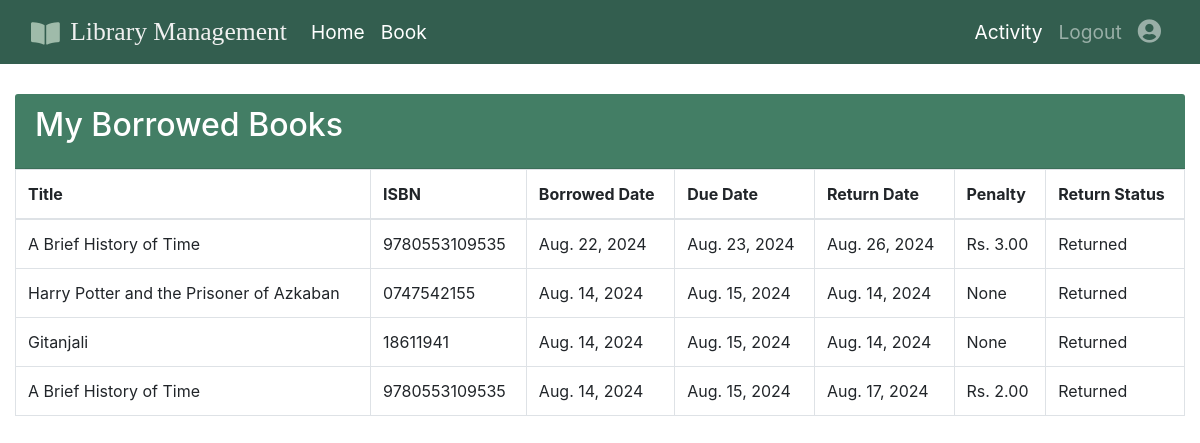
Screenshot of /library/activity/ (signed in) with the database file from the repository.
### libraryApp/models.py (models this page shows, shortened)
class BorrowedBook(models.Model):
    borrowed_date = models.DateField(auto_now_add=True)
    due_date = models.DateField()
    return_date = models.DateField(null=True, blank=True)
    return_status = models.BooleanField(default=False)
    book = models.ForeignKey(Book, on_delete=models.CASCADE, related_name='borrowed_by')
    user = models.ForeignKey(CustomUser, on_delete=models.CASCADE, related_name='borrowed_books')

class Book(models.Model):
    title = models.CharField(max_length=128)
    isbn = models.CharField(max_length=32, unique=True)
    publication_year = models.IntegerField()
    available_copies = models.IntegerField(validators = [MinValueValidator(1)])
    cover_image = models.ImageField(upload_to='book_images/', default='book_images/default_image.jpg', max_length=200)
    genres = models.ManyToManyField(Genre, related_name='genre_books')
    authors = models.ManyToManyField(Author, related_name='books')

class Penalty(models.Model):
    payment_status = models.CharField(max_length=10, choices=PaymentStatus.choices(), default=PaymentStatus.UNPAID)
    fine_amount = models.DecimalField(max_digits=10, decimal_places=2)
    payment_date = models.DateField(null=True, blank=True)
    borrowed_book = models.OneToOneField(BorrowedBook, on_delete=models.CASCADE, null=True)

### libraryApp/views.py (the view)
# urls.py: path('activity/', views.activity_page_view, name='activity_page'),
def activity_page_view(request):
    if request.user.role != 'user':
        raise PermissionDenied("You do not have permission to view user activity page.")
    user = request.user
    borrowed_books = BorrowedBook.objects.filter(user=user).order_by('-borrowed_date')
    paginator = Paginator(borrowed_books,7)
    page_number = request.GET.get('page')
    page_obj = paginator.get_page(page_number)
    return render(request, 'libraryApp/activity_page.html', {'page_obj':page_obj})

### libraryApp/templates/libraryApp/activity_page.html (shortened to what this page needs)
{% extends 'libraryApp/base.html' %}
{% block content %}
<div class="container-fluid mt-4" style="padding-top: 70px;">
    <div class="card-header" style="background-color:#437e65">
    <h2 class="card-title" style="color: white;">My Borrowed Books</h2>
    </div>
    <div class="table-responsive">
        <table class="table table-bordered table-hover" style="width: 100%;">
            <thead>
                <tr>
                    <th>Title</th>
                    <th>ISBN</th>
                    <th>Borrowed Date</th>
                    <th>Due Date</th>
                    <th>Return Date</th>
                    <th>Penalty</th>
                    <th>Return Status</th>
                </tr>
            </thead>
            <tbody>
                {% for borrowed_book in page_obj %}
                <tr>
                    <td>{{ borrowed_book.book.title }}</td>
                    <td>{{ borrowed_book.book.isbn }}</td>
                    <td>{{ borrowed_book.borrowed_date }}</td>
                    <td>{{ borrowed_book.due_date }}</td>
                    <td>{{ borrowed_book.return_date }}</td>
                    <td>{% if borrowed_book.penalty.fine_amount == 0.0%} None {%else%}
                        Rs. {{ borrowed_book.penalty.fine_amount }} {%endif%}</td>
                    <td>
                        {% if not borrowed_book.return_status %}
                            <form method="post" action="{% url 'return_book' borrowed_book.id %}" style="display:inline;">
                                {% csrf_token %}
                                <button type="submit" class="btn btn-success">Return</button>
                            </form>
                        {% else %}
                            Returned
                        {% endif %}
                    </td>
                </tr>
                {% empty %}
                <tr>
                    <td colspan="8" style="text-align: center;">No borrowed books found.</td>
                </tr>
                {% endfor %}
            </tbody>
        </table>
    </div>
</div>
{% endblock %}

### rows the page displays
BorrowedBook: book "A Brief History of Time", book.isbn "9780553109535", borrowed_date "Aug. 22, 2024", due_date "Aug. 23, 2024", return_date "Aug. 26, 2024", penalty.fine_amount "3.00", return_status "Returned"
BorrowedBook: book "Harry Potter and the Prisoner of Azkaban", book.isbn "0747542155", borrowed_date "Aug. 14, 2024", due_date "Aug. 15, 2024", return_date "Aug. 14, 2024", shows "None", return_status "Returned"
BorrowedBook: book "Gitanjali", book.isbn "18611941", borrowed_date "Aug. 14, 2024", due_date "Aug. 15, 2024", return_date "Aug. 14, 2024", shows "None", return_status "Returned"
BorrowedBook: book "A Brief History of Time", book.isbn "9780553109535", borrowed_date "Aug. 14, 2024", due_date "Aug. 15, 2024", return_date "Aug. 17, 2024", penalty.fine_amount "2.00", return_status "Returned"
